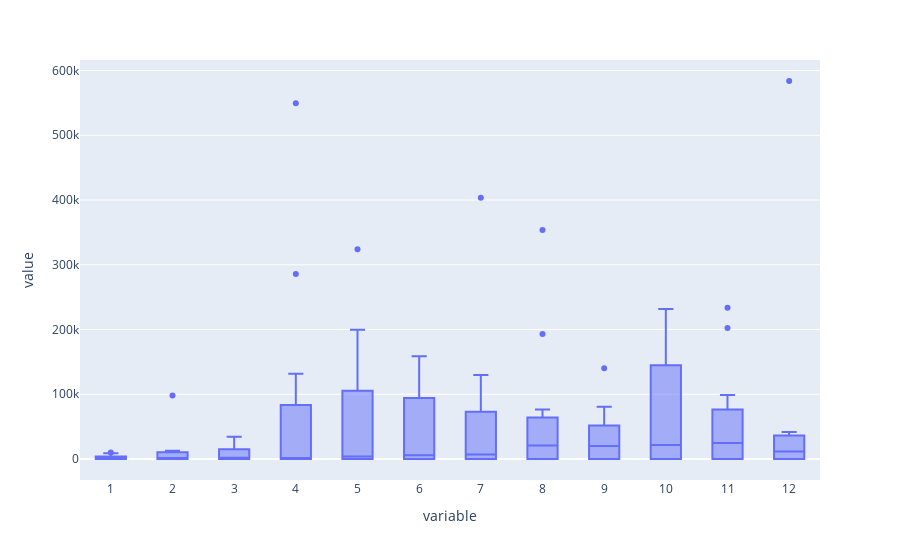

Notebook code cell kept with this figure:
### Markdown cell above
### Pandas plotting with different backend
It is possible to exchange the _matplotlib_ backend in _Pandas_ with something else, e.g., the more interactive [_Plotly_](https://plotly.com/python/pandas-backend/). This may not be a full replacement.

### Code cell
pd.options.plotting.backend = "plotly"
fig = Budget.boxplot()
fig.show() # Exchanged plt.show() with fig.show() to avoid mixing matplotlib and plotly

### Figure 1 — Plotly figure (JSON) as saved in the notebook; plotly's stock layout.template omitted (floating-point values rounded to 4 significant figures; data arrays with more than 128 entries replaced by an {"elided": "..."} marker saying what was removed)
{"data": [{"alignmentgroup": "True", "hovertemplate": "variable=%{x}<br>value=%{y}<extra></extra>", "legendgroup": "", "marker": {"color": "#636efa"}, "name": "", "notched": false, "offsetgroup": "", "orientation": "v", "showlegend": false, "type": "box", "x": {"elided": "144 str values"}, "x0": " ", "xaxis": "x", "y": {"elided": "144 float values"}, "y0": " ", "yaxis": "y"}], "layout": {"boxmode": "group", "legend": {"tracegroupgap": 0}, "margin": {"t": 60}, "xaxis": {"anchor": "y", "domain": [0, 1], "title": {"text": "variable"}}, "yaxis": {"anchor": "x", "domain": [0, 1], "title": {"text": "value"}}}}
